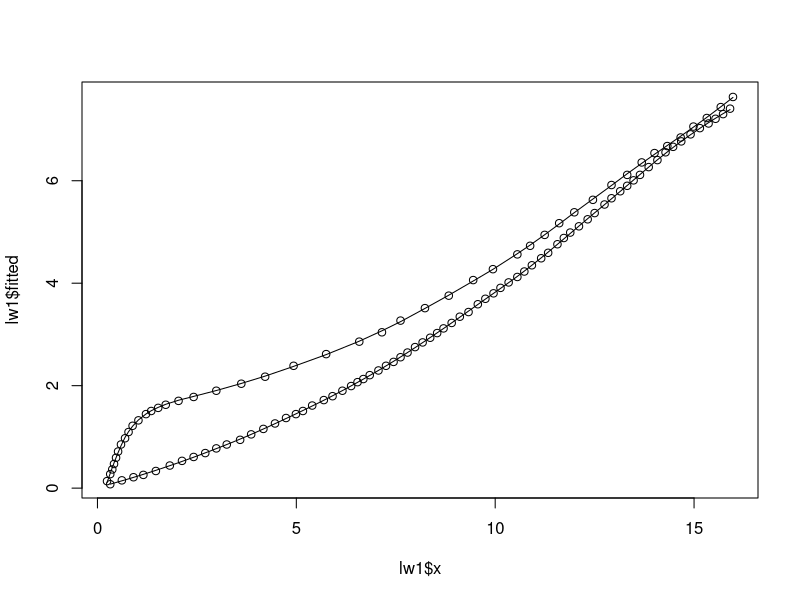
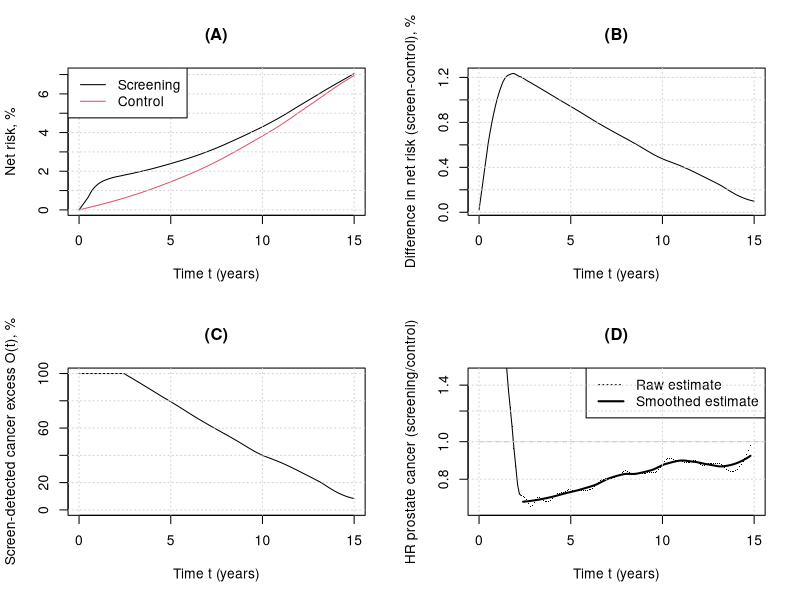
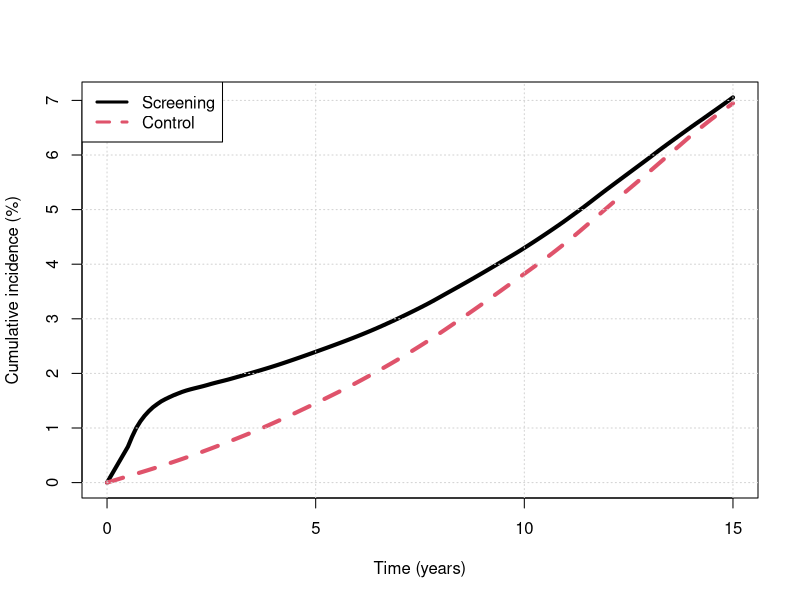
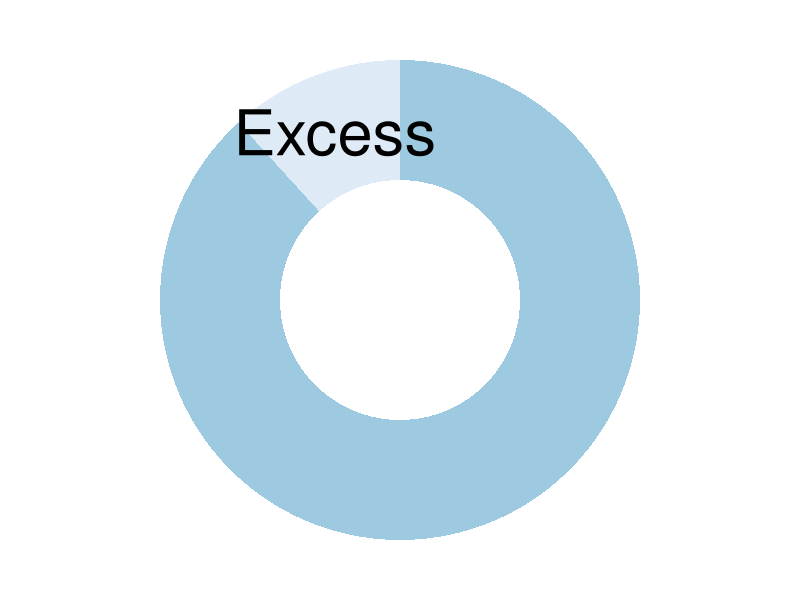
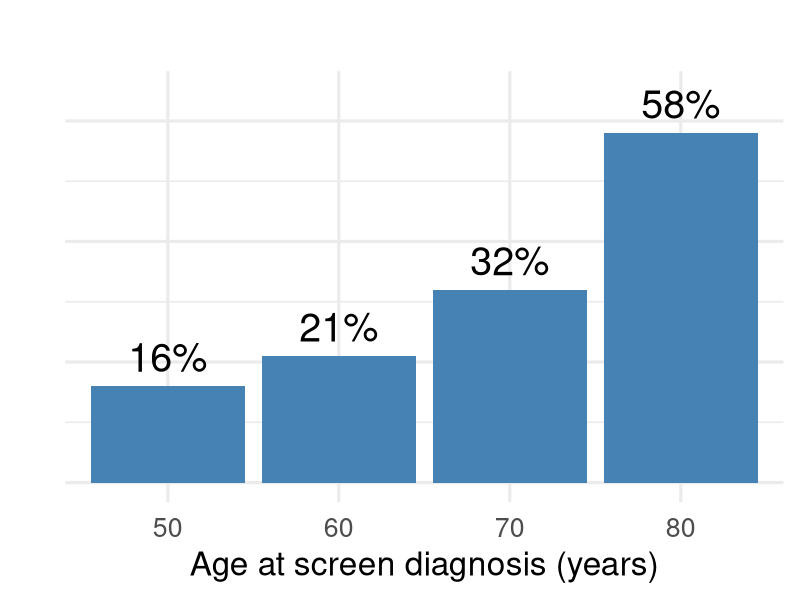

R code for these plots, in order:
##_/_/_/_/_/_/_/_/_/_/_/_/_/_/_/_/_/_/_/_/_/_/_/_/_/_/_/_/_/_/_/_/_/_/_/_/_/_/_/_/_/_/
##
## Analysis code for:  Evaluating the impact of age on prostate cancer overdiagnosis using long-term follow-up from the CAP randomised trial (Brentnall et al, submitted 2026).
##
## Date: 27th Feb 2026
## Author: Adam Brentnall
##_/_/_/_/_/_/_/_/_/_/_/_/_/_/_/_/_/_/_/_/_/_/_/_/_/_/_/_/_/_/_/_/_/_/_/_/_/_/_/_/_/_/

## Libraries
library("tidyverse")
library("readxl")

######################################################################################
## Load data
## Data extracted from Martin RM, Turner EL, Young GJ, Metcalfe C, Walsh EI, Lane JA, et al.
## Prostate-Specific Antigen Screening and 15-Year Prostate Cancer Mortality: A Secondary
## Analysis of the CAP Randomized Clinical Trial. JAMA. 2024;331:1460-70.
## Figure 2c, extracted using https://plotdigitizer.com/app

## control arm
mydta_control<-read_csv("plot-data-control-arm.csv")
mydta_control<-mydta_control[order(mydta_control$x),]

## screening arm
mydta_screen<-read_csv("plot-data-screening-arm.csv")
mydta_screen<-mydta_screen[order(mydta_screen$x),]

## interpolate points
lw1<-loess(y~x, mydta_screen, span=0.25)

lw2<-loess(y~x, mydta_control, span=0.25)

## visual 
plot(lw1$x, lw1$fitted, type="l")
points(lw1$x, lw1$y)
lines(lw2$x,lw2$fitted)
points(lw2$x, lw2$y)

## create data with same x-vals for both arms
myy_screen<-predict(lw1, newdata=data.frame(x=seq(0.5,15, by=0.1)))

myy_control<-predict(lw2, newdata=data.frame(x=seq(0.5,15, by=0.1)))

mynewdta<-data.frame(x=c(0,seq(0.5,15,by=0.1)), yscreen=c(0,myy_screen), ycontrol=c(0,myy_control))

######################################################################################
## Estimate excess / overdiagnosis using data

## cumulative hazard
mynewdta$hscreen <- -log(1-mynewdta$yscreen/100)
mynewdta$hcontrol <- -log(1-mynewdta$ycontrol/100)

## summary stat for net overdiagnosis based on reported statistics in paper
myse1<-(-0.0682+0.0706)/(2*1.96)

myse2<-(0.0721-0.0695)/(2*1.96)

myse3<-sqrt(myse1^2+myse2^2)

mypt<-0.0708 - 0.0694

myci<-c(mypt+1.96*myse3, mypt, mypt-1.96*myse3)*100

## Absolute risk difference and 95%CI at 15y
myci

## Baseline screen
Sbase<-2249/(113679+75707)

## Net overdiagnosis at 15y and 95%CI
(myci/100)/Sbase

## excess through time
mynewdta$oS<-(mynewdta$yscreen/100-mynewdta$ycontrol/100)/Sbase

## smoother to interpolate
lw3b<-loess(oS~x, mynewdta, span=0.2)

mynewdta$oSs<-lw3b$fitted

## set max excess to 1 at beginning
myidx<-max(seq(1,nrow(mynewdta))[mynewdta$oSs>1])

mynewdta$oSs2<-mynewdta$oSs

mynewdta$oSs2[1:myidx]<-1

### Estimate hazard using rate of change of cumulative hazard
## Use moving average of three points to estimate hazard from cumulative hazard to reduce noise
##
myplotdta<-data.frame(grad=c(NA,diff(mynewdta$hscreen) / diff(mynewdta$hcontrol)), x=mynewdta$x)

myplotdta$hscreens<-c(NA,sapply(2:(nrow(mynewdta)-1), function(idx) mean(mynewdta$hscreen[(idx-1):(idx+1)])),NA)

myplotdta$hcontrols<-c(NA,sapply(2:(nrow(mynewdta)-1), function(idx) mean(mynewdta$hcontrol[(idx-1):(idx+1)])),NA)

myplotdta$grad2<-c(NA,diff(myplotdta$hscreens)/diff(myplotdta$hcontrols))


myplotdta$hscreens2<-c(NA,NA,sapply(3:(nrow(mynewdta)-2), function(idx) mean(mynewdta$hscreen[(idx-2):(idx+2)])),NA, NA)

myplotdta$hcontrols2<-c(NA,NA, sapply(3:(nrow(mynewdta)-2), function(idx) mean(mynewdta$hcontrol[(idx-2):(idx+2)])),NA, NA)

myplotdta$grad3<-c(NA,diff(myplotdta$hscreens2)/diff(myplotdta$hcontrols2))

## plot for paper
myscale<-1

postscript(file="CAP-overdx-net.eps",horiz=FALSE,onefile=FALSE,width=14*myscale, height=10*myscale, pointsize=14)

par(mfrow=c(2,2))
## Plot (a): cumulative incidence
plot(mynewdta$x, mynewdta$yscreen, type="l", xlab="Time t (years)", ylab="Net risk, %", main="(A)")
lines(mynewdta$x, mynewdta$ycontrol, col=2)
grid()
legend("topleft", c("Screening", "Control"), col=c(1,2), lty=1)

## Plot (b): Difference in cumulative incidence (smoothed)
lw4<-loess(yscreen-ycontrol~x, mynewdta, span=0.2)
plot(mynewdta$x, lw4$fitted, type="l", xlab="Time t (years)", ylab="Difference in net risk (screen-control), %", main="(B)")
grid()

## Plot (c): Excess (smoothed)
plot(mynewdta$x, mynewdta$oSs2*100, type="l", xlab="Time t (years)", ylab="Screen-detected cancer excess O(t), %", ylim=c(0,100), main="(C)")
##lines(c(0,15), c(10,10),lty=2, col="gray")
grid()

## Plot (d): Compensatory drop, using estimated hazard ratio
mystart<-2.4
## Raw hazard ratio from moving average to estimate hazard separately in control and screening
plot(myplotdta$x, myplotdta$grad3, log="y", ylim=c(2/3,3/2), type="p", pch=".", xlab="Time t (years)", ylab="HR prostate cancer (screening/control)", main="(D)")
## smoothed hazard ratio
lwgrad<-loess(grad3~x, myplotdta[myplotdta$x>mystart,], span=0.4)
lines(lwgrad$x, lwgrad$fitted, col=1, lwd=2)
lines(myplotdta$x[myplotdta$x<=mystart], myplotdta$grad3[myplotdta$x<=mystart], lwd=1)
lines(c(0,20),c(1,1), lty=2, col="gray")
legend("topright", c("Raw estimate", "Smoothed estimate"), col=c(1,1), lty=c(3, 1), lwd=c(1,2))
grid()

dev.off()

######################################################
## IJC graphical abstract for paper - charts 
######################################################

##1. Fig 1A rescaled
pdf(file="abstract.pdf",width=14, height=10, pointsize=22)
## Plot (a): cumulative incidence
plot(mynewdta$x, mynewdta$yscreen, type="l", xlab="Time (years)", ylab="Cumulative incidence (%)", main="", lwd=4)
lines(mynewdta$x, mynewdta$ycontrol, col=2, lwd=4, lty=2)
grid()
legend("topleft", c("Screening", "Control"), col=c(1,2), lty=c(1,2), lwd=3)
dev.off()



## 2. Donut for excess
library(ggplot2)
 
# Create test data.
data <- data.frame(
  category=c("Screen detected", "Excess"),
  count=c(1.19-0.14, 0.14)
)
 
data$fraction = data$count / sum(data$count)

data$ymax = cumsum(data$fraction)

data$ymin = c(0, head(data$ymax, n=-1))

data$labelPosition <- (data$ymax + data$ymin) / 2

data$label <- c("", "Excess")

pdf("abstract2.pdf", pointsize=28)
ggplot(data, aes(ymax=ymax, ymin=ymin, xmax=4, xmin=3, fill=category)) +
  geom_rect() +
  geom_text( x=3.5, aes(y=labelPosition, label=label), size=16) +
  scale_fill_brewer(palette=1, direction=2) +
  coord_polar(theta="y") +
  xlim(c(2, 4)) +
  theme_void() +
  theme(legend.position = "none")
dev.off()

##3. Bar chart overdiagnosis
df <- data.frame(
  AgeGroup = factor(c("50", "60", "70", "80"),
                    levels = c("50", "60", "70", "80")),
  Percent = c(16, 21,32, 58)
)
pdf("abstract3.pdf", pointsize=28)
ggplot(df, aes(x = AgeGroup, y = Percent
               )) +
  geom_bar(stat = "identity", fill = "steelblue") +
  geom_text(aes(label = paste0(Percent, "%")),
            vjust = -0.5, size = 10) +
  ylim(0, 65) +
  labs(
    x = "Age at screen diagnosis (years)",
    y = "",
    title = ""
  ) +
    theme_minimal(base_size = 24) +
    theme(axis.text.y=element_blank())
dev.off()


####################################
##                                ##      
## Crude overdiagnosis estimates  ##
##                                ## 
####################################

## English all-cause mortality rates 
mymort<-readxl::read_xlsx("timeseries3yrqx19802021.xlsx", sheet="Eng Males qx", skip=4)

## Use period rates from 2021-23
mymort_ref<-data.frame(age=0:100, mort=mymort$`2021-2023`)

## Prostate cancer mortality rates
## Data from: #https://digital.nhs.uk/data-and-information/publications/statistical/compendium-mortality/current/mortality-from-prostate-cancer/mortality-from-prostate-cancer-crude-death-rate-by-age-group-3-year-average-m
## Rates -
## 1+	 01-04	 05-14	 15-34	 35-64	 65-74	 75+
mymort_prostate<-c(0.12,	0.05,	0.02,	4.82,	71.59,	373.84)/100000
mymort_ref$pc<-rep(mymort_prostate, c(5,10,20,30,10,26))

## Subtract rate of death from prostate cancer
mymort_ref$xpc<-mymort_ref$mort-mymort_ref$pc

## Simple model for rate of decline net overdiagnosis based on the plot
myrate<-(100-11.7)/12

myrate

## function t
fn.overdxc2<-function(h2, nl=15){
    
    S2<-c(1,exp(-cumsum(h2))) ## competing risks, survival

    S1<-c(1,1,1,1,1-seq(1,12)*(0.0736)) ## net survival

    h1<-diff(-log(S1)) ## net hazard
    
    myovdx<- 1 - cumsum( (h1/(h1+h2)) * (1-exp(-(h1+h2))) * S1[1:nl] * S2[1:nl])

    myovdx[nl]

}

## all-cause mortality assumption age 50-64
thisref1<-mymort_ref$mort[51:65]
## non prostate cancer mortality rate assumption age 50-64
thisref2<-mymort_ref$xpc[51:65]
## Probability alive by end 15y
1-prod(1-thisref1)
## Probability prostate cancer not diagnosed by end 15y
fn.overdxc2(thisref2)

## age 59y (to 74)
thisref1<-mymort_ref$mort[60:74]
thisref2<-mymort_ref$xpc[60:74]
1-prod(1-thisref1)
fn.overdxc2(thisref2)

## age 64y (to 79)
thisref1<-mymort_ref$mort[65:79]
thisref2<-mymort_ref$xpc[65:79]
1-prod(1-thisref1)
fn.overdxc2(thisref2)

## age 80y (to 95)
thisref1<-mymort_ref$mort[81:95]
thisref2<-mymort_ref$xpc[81:95]
1-prod(1-thisref1)
fn.overdxc2(thisref2)
